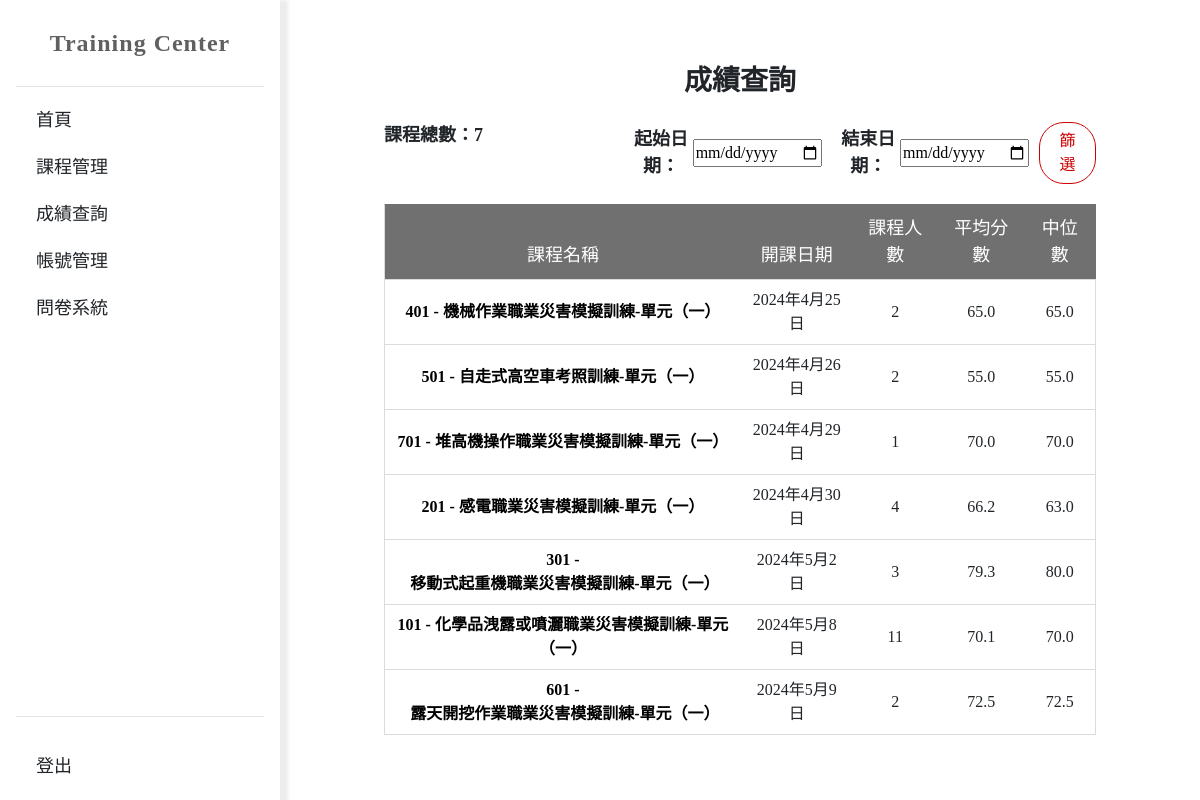
The page /scores/score_find/ on the database its author committed.
### scores/models.py (models this page shows, shortened)
class Course(models.Model):
    coursenumber = models.AutoField(primary_key=True)
    coursename = models.CharField(max_length=100)
    start_date = models.DateField(null=True)
    end_date = models.DateField(null=True)
    coursepeople = models.CharField(max_length=100, null=True)
    Avg_score = models.FloatField(default=0, null=True)
    Median_score = models.FloatField(default=0, null=True)
    course_image = models.ImageField(upload_to='images/', null=True, blank=True)
    introduce = models.TextField(max_length=100, help_text='Enter course introduce', null=True, blank=True)

### scores/views.py (the view)
# urls.py: path('score_find/', views.admin_coursefind, name='score_find'),
def admin_coursefind(request):
    all_courses = Course.objects.all().order_by("coursenumber").order_by('start_date')
    num_courses = all_courses.count()
    limit = 10
    page = request.GET.get('page', 1)
    paginator = Paginator(all_courses, limit)
    try:
        courses = paginator.page(page)
    except PageNotAnInteger:
        courses = paginator.page(1)
    except EmptyPage:
        courses = paginator.page(paginator.num_pages)
    def filter_courses_by_date_range(courses, start_date, end_date):
        return courses.filter(start_date__gte=start_date, start_date__lte=end_date)
    selected_startdate = request.GET.get('startdate')
    selected_enddate = request.GET.get('enddate')
    courses = all_courses
    if selected_startdate and selected_enddate:
        start_date = datetime.strptime(selected_startdate, '%Y-%m-%d')
        end_date = datetime.strptime(selected_enddate, '%Y-%m-%d')
        courses = filter_courses_by_date_range(all_courses, start_date, end_date)
    context = {
        'courses': courses,
        'num_courses': num_courses,
    }
    return render(request, 'scores/score_find.html', context)

### templates/scores/score_find.html (shortened to what this page needs)
{% extends "base_generic.html" %}
{% block content %}
</head>
<body>
    <main id="main">
        <nav id="header" class="flex-shrink-0 p-3" style="width: 280px; height: 100%;">
            <div style="display: flex; align-items: center; justify-content: center;">
                <a href="/home/" class="logo">Training Center</a>
            </div>
            <hr style="color: #909090;">
            <ul class="list-unstyled">
                <li>
                    <a class="nav-link scrollto" href="/home/">首頁</a>
                </li>
                <li>
                    <a class="nav-link scrollto" href="../course-list/">課程管理</a>
                </li>
                <li>
                    <a class="nav-link scrollto" href="../score_find/">成績查詢</a>
                </li>
                <li>
                    <a class="nav-link scrollto" href="/admin/auth/user/">帳號管理</a>
                </li>
                <li>
                    <a class="nav-link scrollto" href="/question/question_list/">問卷系統</a>
                </li>
            </ul>
            <div style="position: fixed; bottom: 0;">
                <div style="width: 248px;">
                    <hr style="color: #909090;">
                </div>
                <div style="display: flex; align-items: center; justify-content: space-between;">
                    <a class="nav-link scrollto logout-link" href="/welcome/logout/">登出</a>
                </div>
            </div>
        </nav>
        <section id="home" class="text-center" style="display: flex; justify-content: center; align-items: center; width: 100hv; height: 100hv; margin-left: 280px;">
            <div class="container align-items-center" style="flex-direction: column; max-width: 80%; margin-top: 40px; margin-bottom: 40px;" data-aos="fade-up" data-aos-duration="1000" data-aos-offset="300" data-aos-easing="ease-in-sine" data-aos-delay="400">
                <div id="1" class="tabcontent justify-content-center text-center">
                    <div class="box-info full ng-hide" ng-show="orderItems.length &amp;&amp; !state.loadingItems">
                        <h3 class="mt-4 mb-2 fw-bold">成績查詢</h3>
                        <div class="row pt-3">
                            <div class="col-md-4">
                                <p class="fw-semibold text-start" style="font-size: 18px;">課程總數：{{ num_courses }}</p>
                            </div>
                            <div class="col-md-8">
                                <form method="GET" action="">
                                    <label for="date_select" style="font-size: 18px; font-weight: bold;">起始日期：</label>
                                    <input type="date" id="date_select" name="startdate" value="YYYY-MM-DD"/>
                                    <label for="date_select" style="font-size: 18px; font-weight: bold; padding-left: 15px;">結束日期：</label>
                                    <input type="date" id="date_select" name="enddate" value="YYYY-MM-DD"/>
                                    <button type="submit" class="btn btn-custom1">篩選</button>
                                </form>
                            </div>
                        </div>
                        <div class="table-responsive">
                            <table data-sortable="" class="table table-hover">
                                <thead>
                                    <tr>
                                    <th>課程名稱</th>
                                    <th>開課日期</th>
                                    <th>課程人數</th>
                                    <th>平均分數</th>
                                    <th>中位數</th>
                                    </tr>
                                </thead>
                                {% if courses %}
                                <tbody>
                                    {% for course in courses %}
                                    <tr>
                                        <td><a href="{{ course.coursenumber }}">{{ course.coursenumber }}&nbsp;-&nbsp;{{ course.coursename }}</a></td>
                                        <td>{{ course.start_date }}</td>
                                        <td>{{ course.coursepeople }}</td>
                                        <td>{{ course.Avg_score }}</td>
                                        <td>{{ course.Median_score }}</td>
                                    </tr>
                                    {% endfor %}
                                </tbody>
                                {% else %}
                                <tbody>
                                    <tr>
                                        <td colspan="6">列表尚無任何資料</td>
                                    </tr>
                                </tbody>
                                {% endif %}
                            </table>
                        </div>
                    </div>
                </div>
            </div>
        </section>
    </main>
{% endblock %}

### static/assets/css/style.css (style rules this page uses)
body { font-family: "Suranna", serif; font-family: 'Noto Serif TC', serif; }
a { text-decoration: none; }
h1, h2, h3, h4, h5, h6 { font-family: 'Playfair', serif; font-family: 'Noto Serif TC', serif; }
#header { background: rgba(255, 255, 255, 0.95); transition: all 0.5s; box-shadow: 4px 4px 4px 4px #ececec; }
#header .logo { font-size: 24px; margin: 15px; padding: 0; line-height: 1; font-weight: 700; letter-spacing: 1px; color: #606060; }
#header .nav-link { margin: 20px 20px 20px 20px; font-size: 18px; }
#home { background-size: cover; position: relative; }
#home:before { content: ""; background: #ffffff; position: absolute; bottom: 0; top: 0; left: 0; right: 0; }
section { overflow: hidden; display: flex; align-content: center; }

### templates/scores/score_find.html (style rules this page uses)
nav ul li a { text-decoration: none; position: relative; color: #999999; font-weight: 600; }
nav ul li a::after { content: ""; position: absolute; bottom: -5px; left: 0; width: 0; height: 0.125em; background-color: #cd0000; transition: width 0.5s; }
.btn-custom1 { margin-left: 10px; font-size: 16px; border-radius: 25px; width: 70px; color: #cd0000; border: 1px solid #cd0000; background-color: #fff; transition: background-color 0.5s; }
table { border-collapse: collapse; }
.table tr { border: 1px solid #70707040; }
.table tr a { color: #000000; font-weight: 800; }
.table thead th { height: 50px; background-color: #707070; color: #fff; font-size: 18px; font-weight: 400; padding: 10px; }
.table tbody td { text-align: center; vertical-align: middle; height: 45px; font-size: 16px; font-weight: 200; }
form { float: right; margin-bottom: 20px; display: flex; align-items: center; justify-content: center; }

### rows shown on the page
Course: coursenumber "401", coursename "機械作業職業災害模擬訓練-單元（一）", start_date "2024年4月25日", coursepeople "2", Avg_score "65.0", Median_score "65.0"
Course: coursenumber "501", coursename "自走式高空車考照訓練-單元（一）", start_date "2024年4月26日", coursepeople "2", Avg_score "55.0", Median_score "55.0"
Course: coursenumber "701", coursename "堆高機操作職業災害模擬訓練-單元（一）", start_date "2024年4月29日", coursepeople "1", Avg_score "70.0", Median_score "70.0"
Course: coursenumber "201", coursename "感電職業災害模擬訓練-單元（一）", start_date "2024年4月30日", coursepeople "4", Avg_score "66.2", Median_score "63.0"
Course: coursenumber "301", coursename "移動式起重機職業災害模擬訓練-單元（一）", start_date "2024年5月2日", coursepeople "3", Avg_score "79.3", Median_score "80.0"
Course: coursenumber "101", coursename "化學品洩露或噴灑職業災害模擬訓練-單元（一）", start_date "2024年5月8日", coursepeople "11", Avg_score "70.1", Median_score "70.0"
Course: coursenumber "601", coursename "露天開挖作業職業災害模擬訓練-單元（一）", start_date "2024年5月9日", coursepeople "2", Avg_score "72.5", Median_score "72.5"

### other values the page prints
{{ num_courses }} "7"
